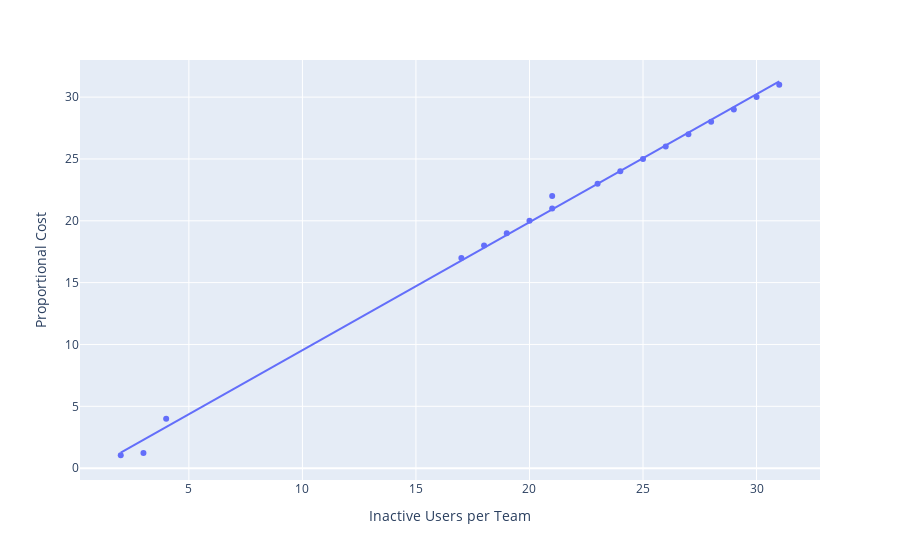

Here is the notebook cell this chart was saved with:
### Code cell
# Plot post views by team size users with trend line
fig = px.scatter(inactivity, x="inactive_users", y="cost_per_user", trendline="ols")
fig.update_layout(xaxis_title="Inactive Users per Team", yaxis_title="Proportional Cost")
fig.show()

### Figure 1 — Plotly figure (JSON) as saved in the notebook; plotly's stock layout.template omitted (floating-point values rounded to 4 significant figures)
{"data": [{"hoverlabel": {"namelength": 0}, "hovertemplate": "inactive_users=%{x}<br>cost_per_user=%{y}", "legendgroup": "", "marker": {"color": "#636efa", "symbol": "circle"}, "mode": "markers", "name": "", "showlegend": false, "type": "scatter", "x": [31, 30, 29, 28, 27, 26, 25, 24, 23, 21, 21, 20, 19, 18, 17, 4, 3, 2], "xaxis": "x", "y": [31, 30, 29, 28, 27, 26, 25, 24, 23, 22, 21, 20, 19, 18, 17, 4, 1.231, 1.042], "yaxis": "y"}, {"hoverlabel": {"namelength": 0}, "hovertemplate": "<b>OLS trendline</b><br>cost_per_user = 1.03551 * inactive_users + -0.822019<br>R<sup>2</sup>=0.997887<br><br>inactive_users=%{x}<br>cost_per_user=%{y} <b>(trend)</b>", "legendgroup": "", "marker": {"color": "#636efa", "symbol": "circle"}, "mode": "lines", "name": "", "showlegend": false, "type": "scatter", "x": [2, 3, 4, 17, 18, 19, 20, 21, 21, 23, 24, 25, 26, 27, 28, 29, 30, 31], "xaxis": "x", "y": [1.249, 2.285, 3.32, 16.78, 17.82, 18.85, 19.89, 20.92, 20.92, 22.99, 24.03, 25.07, 26.1, 27.14, 28.17, 29.21, 30.24, 31.28], "yaxis": "y"}], "layout": {"autosize": true, "legend": {"tracegroupgap": 0}, "margin": {"t": 60}, "xaxis": {"anchor": "y", "autorange": true, "domain": [0, 1], "range": [0.2013, 32.8], "title": {"text": "Inactive Users per Team"}, "type": "linear"}, "yaxis": {"anchor": "x", "autorange": true, "domain": [0, 1], "range": [-1.082, 33.12], "title": {"text": "Proportional Cost"}, "type": "linear"}}}
